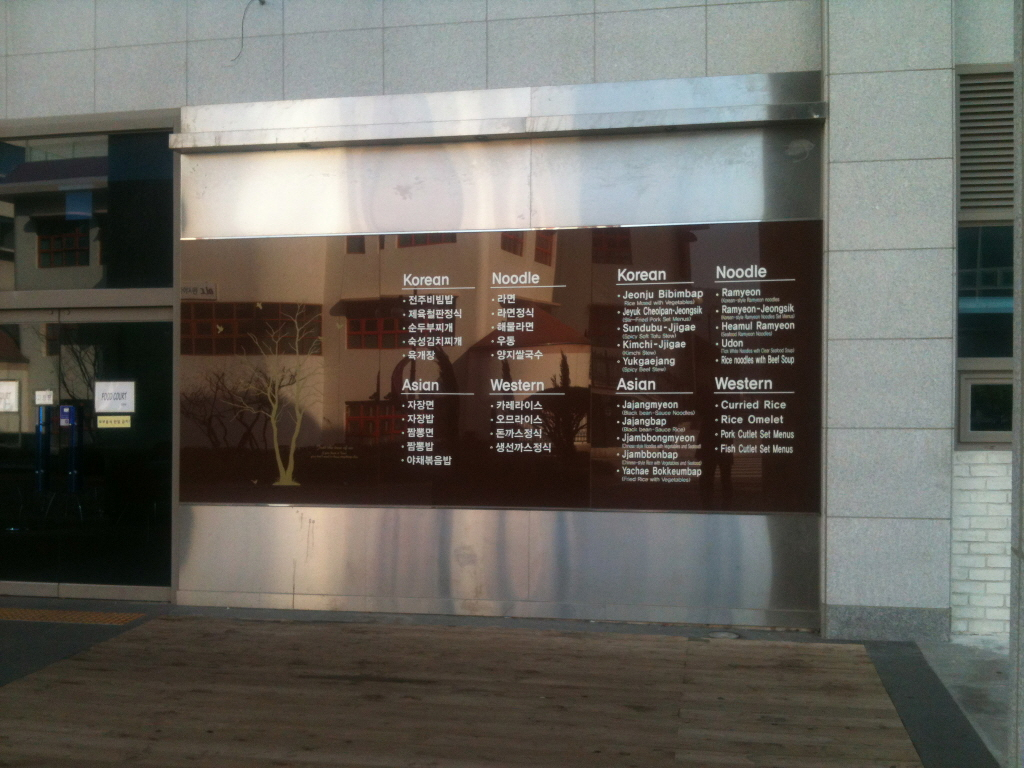
#> input picture hw/dsu2.jpg, 1024 x 768 px
$ jupyter execute Hw4.ipynb
#> lines starting #> are read from the running program, lines starting #| are printed output that depends on the picture; after the words box and inside, x2 and y2 are one past the last pixel; in counts of white or black regions, pixels touching at a corner belong together
[cell 1]
import cv2
import numpy as np

img = cv2.imread('dsu2.jpg')
#> img is the input picture: shape (768, 1024, 3); mean B, G, R 93, 99.6, 102.1
img1 = cv2.imread('dsu4.jpg')
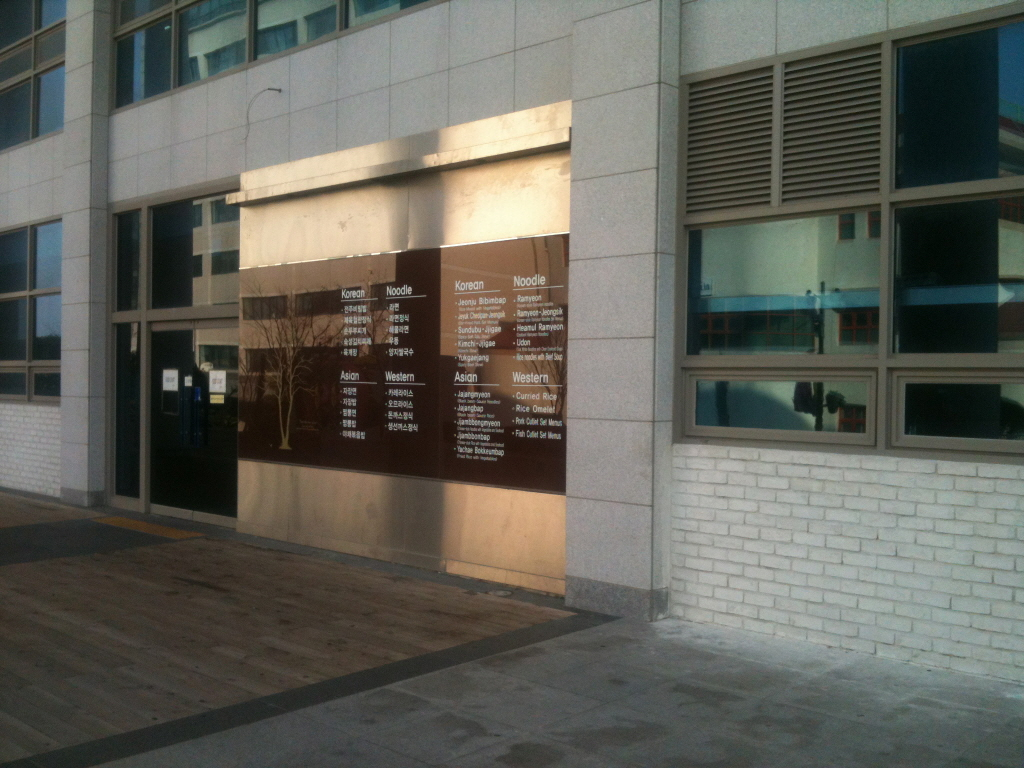
#> input picture hw/dsu4.jpg, 1024 x 768 px
#> img1 is the input picture: shape (768, 1024, 3); mean B, G, R 89.1, 97.1, 97.1

width, height = 500, 350 #image size

pts1 = np.float32([[110,231], [703,165], [117,500], [706,541]])
pts2 = np.float32([[0,0], [width,0,], [0,height], [width,height]])

M = cv2.getPerspectiveTransform(pts1, pts2)

output = cv2.warpPerspective(img, M, (width,height))
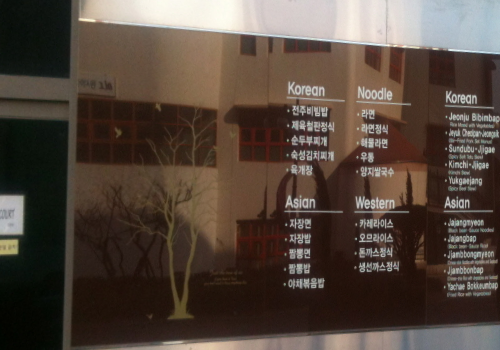
#> output: shape (350, 500, 3); mean B, G, R 60.6, 70.3, 84

for x in range (0,4):
    cv2.circle(img, (int(pts1[x][0]), int(pts1[x][1])), 5, (0,0,255), cv2.FILLED)
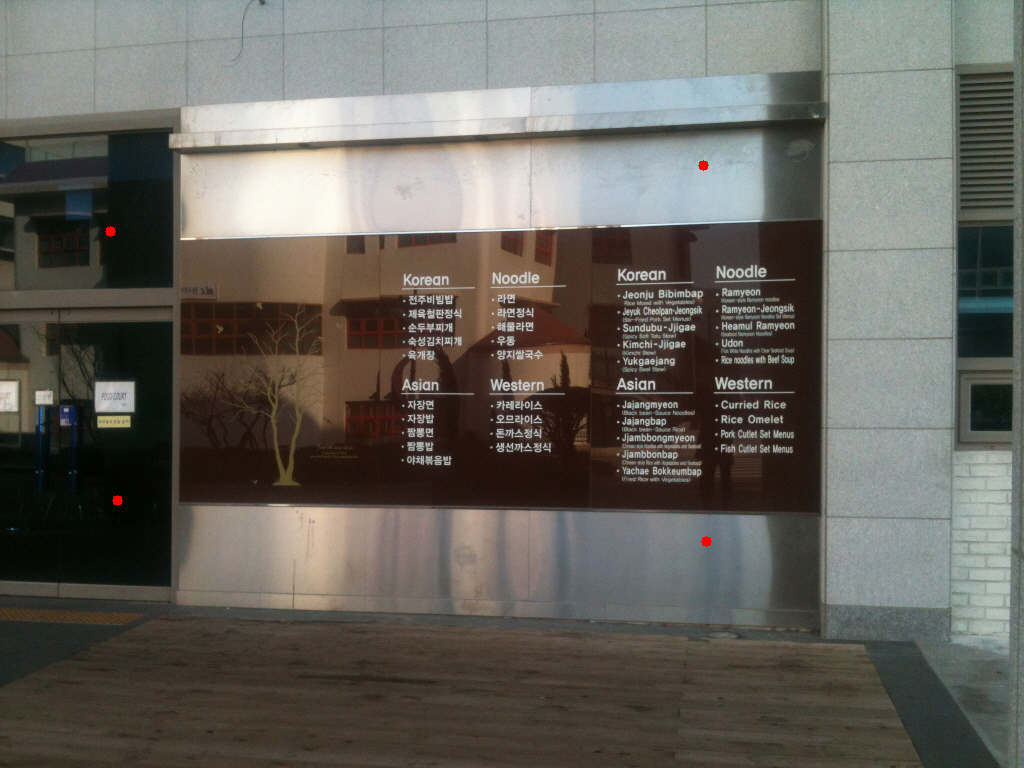
#> img: shape (768, 1024, 3); 0.04% of pixels changed, all inside (x1, y1, x2, y2) = (105, 160, 712, 547)

cv2.imshow("Original Image", img)
cv2.imshow("Output Image", output)
cv2.waitKey(0)
#> Out = 27
